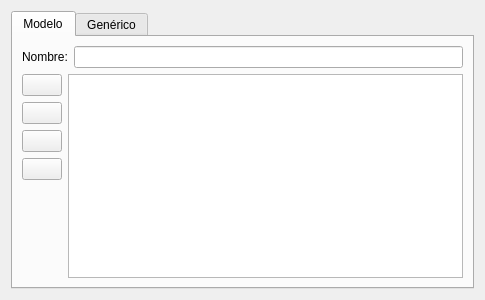
<?xml version="1.0" encoding="UTF-8"?>
<ui version="4.0">
 <class>FormTabla</class>
 <widget class="QWidget" name="FormTabla">
  <property name="geometry">
   <rect>
    <x>0</x>
    <y>0</y>
    <width>485</width>
    <height>300</height>
   </rect>
  </property>
  <property name="windowTitle">
   <string>Propiedades de entidad</string>
  </property>
  <layout class="QVBoxLayout" name="verticalLayout_3">
   <item>
    <widget class="QTabWidget" name="tabWidget">
     <property name="currentIndex">
      <number>0</number>
     </property>
     <widget class="QWidget" name="tbModelo">
      <attribute name="title">
       <string>Modelo</string>
      </attribute>
      <layout class="QVBoxLayout" name="verticalLayout">
       <item>
        <layout class="QHBoxLayout" name="horizontalLayout">
         <item>
          <widget class="QLabel" name="label">
           <property name="text">
            <string>Nombre:</string>
           </property>
          </widget>
         </item>
         <item>
          <widget class="QLineEdit" name="leTabla"/>
         </item>
        </layout>
       </item>
       <item>
        <layout class="QHBoxLayout" name="horizontalLayout_3">
         <item>
          <layout class="QVBoxLayout" name="verticalLayout_2">
           <item>
            <widget class="QPushButton" name="pbAgregar">
             <property name="toolTip">
              <string>Agregar un nuevo atributo(CTRL + N).</string>
             </property>
             <property name="icon">
              <iconset resource="../i16x.qrc">
               <normaloff>:/icons/images/list-add.png</normaloff>:/icons/images/list-add.png</iconset>
             </property>
            </widget>
           </item>
           <item>
            <widget class="QPushButton" name="pbEliminar">
             <property name="toolTip">
              <string>Eliminar atributos seleccionados.</string>
             </property>
             <property name="text">
              <string/>
             </property>
             <property name="icon">
              <iconset resource="../i16x.qrc">
               <normaloff>:/icons/images/list-remove.png</normaloff>:/icons/images/list-remove.png</iconset>
             </property>
            </widget>
           </item>
           <item>
            <widget class="QPushButton" name="pbMoverArriba">
             <property name="toolTip">
              <string>Subir un nivel al atributo seleccionado.</string>
             </property>
             <property name="text">
              <string/>
             </property>
             <property name="icon">
              <iconset resource="../i16x.qrc">
               <normaloff>:/icons/images/go-up.png</normaloff>:/icons/images/go-up.png</iconset>
             </property>
            </widget>
           </item>
           <item>
            <widget class="QPushButton" name="pbMoverAbajo">
             <property name="toolTip">
              <string>Bajar un nivel al atributo seleccionado.</string>
             </property>
             <property name="text">
              <string/>
             </property>
             <property name="icon">
              <iconset resource="../i16x.qrc">
               <normaloff>:/icons/images/go-down.png</normaloff>:/icons/images/go-down.png</iconset>
             </property>
            </widget>
           </item>
           <item>
            <spacer name="verticalSpacer">
             <property name="orientation">
              <enum>Qt::Vertical</enum>
             </property>
             <property name="sizeHint" stdset="0">
              <size>
               <width>20</width>
               <height>40</height>
              </size>
             </property>
            </spacer>
           </item>
          </layout>
         </item>
         <item>
          <widget class="ColumnEditor" name="tablita">
           <property name="editTriggers">
            <set>QAbstractItemView::CurrentChanged</set>
           </property>
          </widget>
         </item>
        </layout>
       </item>
      </layout>
     </widget>
     <widget class="QWidget" name="tbGenerico">
      <attribute name="title">
       <string>Genérico</string>
      </attribute>
      <layout class="QVBoxLayout" name="verticalLayout_4">
       <item>
        <widget class="QLabel" name="label_2">
         <property name="text">
          <string>Descripción</string>
         </property>
        </widget>
       </item>
       <item>
        <widget class="QPlainTextEdit" name="pteDescripcion"/>
       </item>
      </layout>
     </widget>
    </widget>
   </item>
  </layout>
 </widget>
 <customwidgets>
  <customwidget>
   <class>ColumnEditor</class>
   <extends>QTableView</extends>
   <header>editores/columneditor.h</header>
  </customwidget>
 </customwidgets>
 <resources>
  <include location="../i16x.qrc"/>
 </resources>
 <connections/>
</ui>
